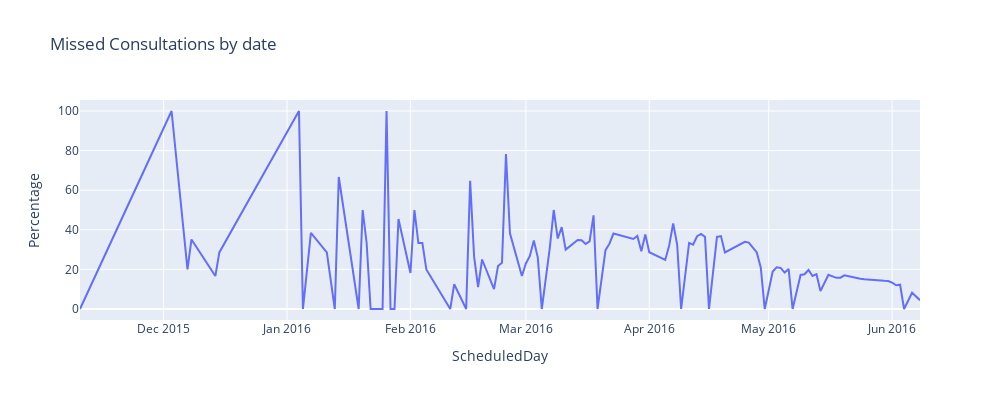

The notebook cell this image was saved under:
### Code cell
fig6 = py.line(time3,
            x = "ScheduledDay",
            y = "pct",
            title = "Missed Consultations by date",
            width = 1000, height = 400)

fig6.update_yaxes(
            title = "Percentage"
)

fig6.show()
